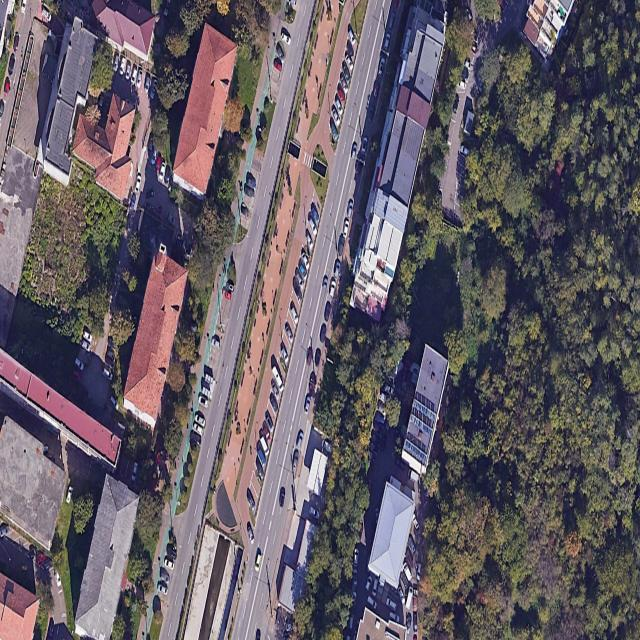
#> input picture AIModel/data/MainDataSet.v6i.yolov8/test/images/35_png.rf.50b705a80259e11022ee4a14036df1b2.jpg, 640 x 640 px
$ python CreatingPatches.py --input ../AIModel/data/MainDataSet.v6i.yolov8/test/images/35_png.rf.50b705a80259e11022ee4a14036df1b2.jpg
#> lines starting #> are read from the running program, lines starting #| are printed output that depends on the picture
from PIL import Image
import argparse, sys
from pathlib import Path

IMG_EXTS = {".jpg", ".jpeg", ".png", ".bmp", ".tif", ".tiff"}

def split_image_into_patches(image_path: Path, patch_size=(1920, 1080), output_dir: Path = Path("patches"), prefix="patch", ext="png"):
#> called with patch_size = (1920, 1080), prefix = 'patch', ext = 'png'
    pw, ph = patch_size
    image = Image.open(image_path).convert("RGB")
#> image is the input picture: PIL image 640x640 RGB; mean R, G, B 100.5, 92.4, 100.1
    iw, ih = image.size
#> iw = 640; ih = 640
    output_dir.mkdir(parents=True, exist_ok=True)

    patch_id = 0
    for top in range(0, ih, ph):
        for left in range(0, iw, pw):
            right = min(left + pw, iw)
            bottom = min(top + ph, ih)

            patch = image.crop((left, top, right, bottom))

            if patch.size != (pw, ph):
                padded = Image.new("RGB", (pw, ph))
                padded.paste(patch, (0, 0))
                patch = padded

            out_path = output_dir / f"{prefix}_{patch_id}_{top}_{left}.{ext}"
            patch.save(out_path)
            patch_id += 1
#> this loop made 1 pass
#> pass 1, in split_image_into_patches, `patch.save(out_path)`:
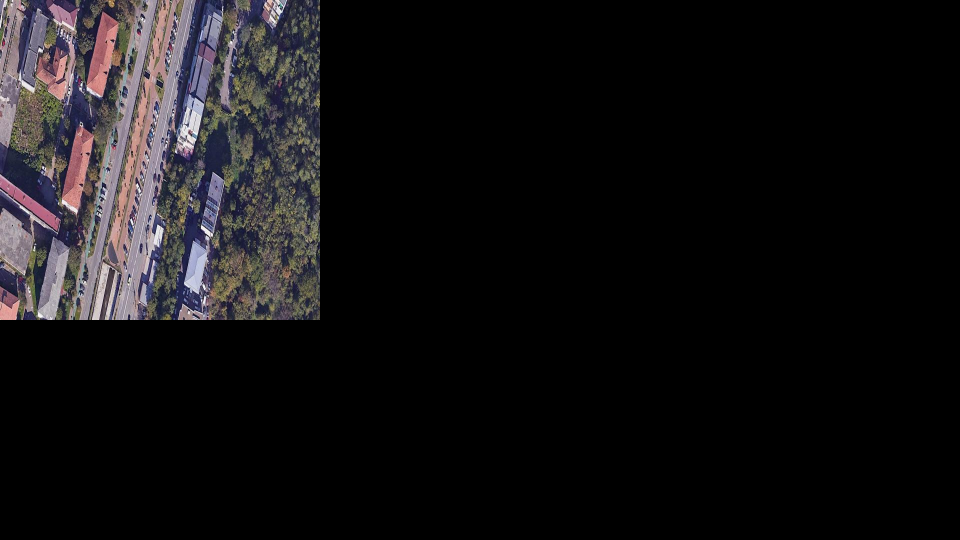
#> saved as patch_0_0_0.png: PIL image 1920x1080 RGB (shown at 1/2 size); mean R, G, B 19.8, 18.2, 19.8
#> after the loop, patch_id = 1

    print(f"{image_path.name}: saved {patch_id} patches to '{output_dir}' ({pw}x{ph}).")
#| 35_png.rf.50b705a80259e11022ee4a14036df1b2.jpg: saved 1 patches to 'patches' (1920x1080).

def main():
    ap = argparse.ArgumentParser(description="Split a single image or all images under a folder into fixed-size patches.")
    ap.add_argument("--input", required=True, help="Path to an image file or a folder of images.")
    ap.add_argument("--patch-width", type=int, default=1920, help="Patch width in pixels.")
    ap.add_argument("--patch-height", type=int, default=1080, help="Patch height in pixels.")
    ap.add_argument("--output-dir", default="patches", help="Directory to store patches.")
    ap.add_argument("--prefix", default="patch", help="Filename prefix for patches.")
    ap.add_argument("--ext", default="png", choices=["png", "jpg", "jpeg"], help="Output image format.")
    ap.add_argument("--per-image-subfolders", action="store_true", help="If input is a folder, create a subfolder per image.")
    args = ap.parse_args()

    inp = Path(args.input)
    if not inp.exists():
        print(f"Input not found: {inp}")
        sys.exit(2)

    patch_size = (args.patch_width, args.patch_height)
    out_root = Path(args.output_dir)

    if inp.is_file():
        split_image_into_patches(inp, patch_size=patch_size, output_dir=out_root, prefix=args.prefix, ext=args.ext)
    elif inp.is_dir():
        imgs = sorted([p for p in inp.rglob("*") if p.suffix.lower() in IMG_EXTS])
        if not imgs:
            print("No images found in the input folder.")
            sys.exit(1)
        for img in imgs:
            outdir = out_root / img.stem if args.per_image_subfolders else out_root
            split_image_into_patches(img, patch_size=patch_size, output_dir=outdir, prefix=args.prefix, ext=args.ext)
    else:
        print(f"Unsupported input path: {inp}")
        sys.exit(2)

if __name__ == "__main__":
    main()

$ run again, on AIModel/data/MainDataSet.v6i.yolov8/test/images/8_png.rf.422f0633ed39bf0ce8f6f9a000a8f405.jpg
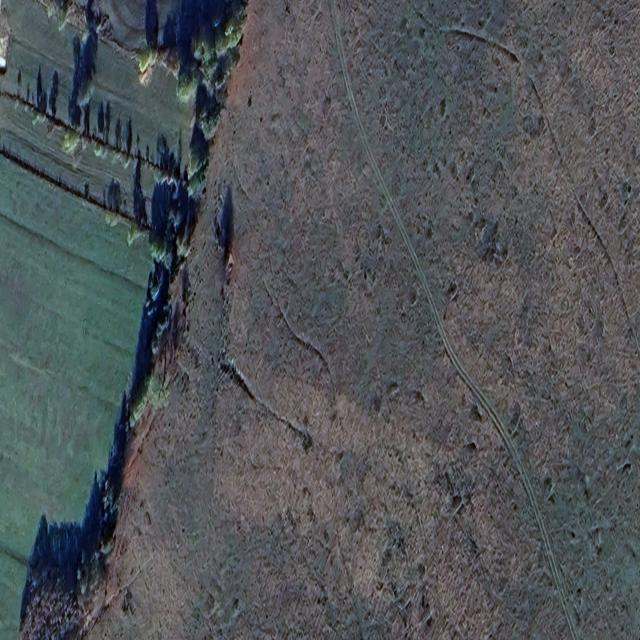
#> input picture AIModel/data/MainDataSet.v6i.yolov8/test/images/8_png.rf.422f0633ed39bf0ce8f6f9a000a8f405.jpg, 640 x 640 px
#> in split_image_into_patches, image is the input picture: PIL image 640x640 RGB; mean R, G, B 80.6, 84.7, 88.1
#> the loop in split_image_into_patches, `for top in range(0, ih, ph):` made 1 pass
#> pass 1, in split_image_into_patches, `patch.save(out_path)`:
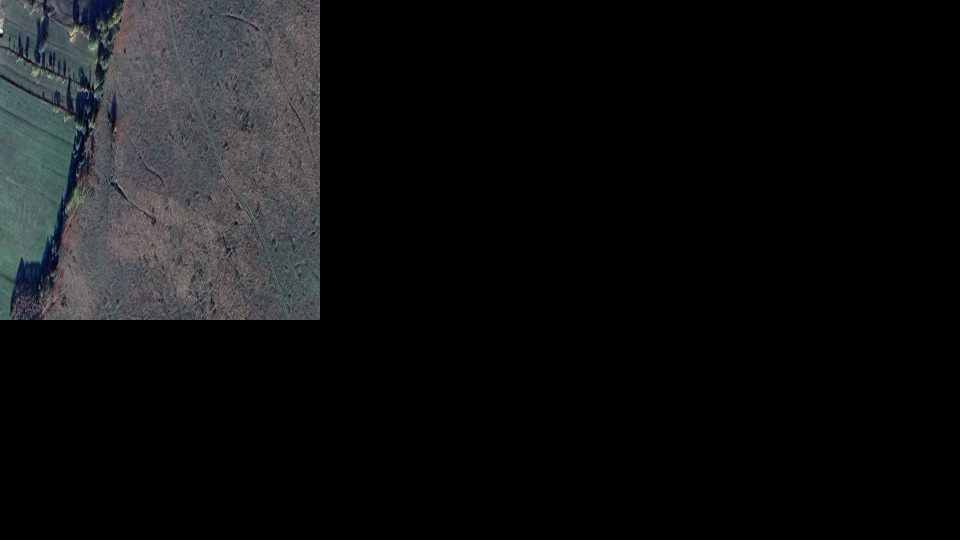
#> saved as patch_0_0_0.png: PIL image 1920x1080 RGB (shown at 1/2 size); mean R, G, B 15.9, 16.7, 17.4
#> after the loop in split_image_into_patches, `for top in range(0, ih, ph):`: patch_id = 1
#| 8_png.rf.422f0633ed39bf0ce8f6f9a000a8f405.jpg: saved 1 patches to 'patches' (1920x1080).
